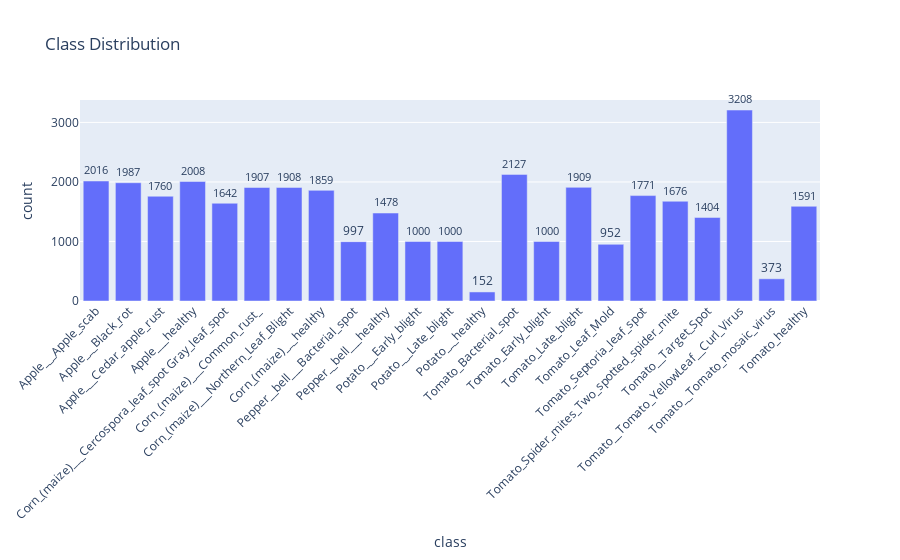

The notebook cell saved with this chart:
### Code cell
count = Counter(labels)

df = pd.DataFrame(sorted(count.items(), key=lambda x: x[0]), columns=["class", "count"])

fig = px.bar(df, x="class", y="count", title="Class Distribution", text="count")
fig.update_traces(textposition="outside", cliponaxis=False)
fig.update_layout(xaxis_tickangle=-45)

display(fig)

### Figure 1 — Plotly figure (JSON) as saved in the notebook; plotly's stock layout.template omitted (floating-point values rounded to 4 significant figures)
{"data": [{"cliponaxis": false, "hovertemplate": "class=%{x}<br>count=%{text}<extra></extra>", "legendgroup": "", "marker": {"color": "#636efa", "pattern": {"shape": ""}}, "name": "", "orientation": "v", "showlegend": false, "text": [2016.0, 1987.0, 1760.0, 2008.0, 1642.0, 1907.0, 1908.0, 1859.0, 997.0, 1478.0, 1000.0, 1000.0, 152.0, 2127.0, 1000.0, 1909.0, 952.0, 1771.0, 1676.0, 1404.0, 3208.0, 373.0, 1591.0], "textposition": "outside", "type": "bar", "x": ["Apple___Apple_scab", "Apple___Black_rot", "Apple___Cedar_apple_rust", "Apple___healthy", "Corn_(maize)___Cercospora_leaf_spot Gray_leaf_spot", "Corn_(maize)___Common_rust_", "Corn_(maize)___Northern_Leaf_Blight", "Corn_(maize)___healthy", "Pepper__bell___Bacterial_spot", "Pepper__bell___healthy", "Potato___Early_blight", "Potato___Late_blight", "Potato___healthy", "Tomato_Bacterial_spot", "Tomato_Early_blight", "Tomato_Late_blight", "Tomato_Leaf_Mold", "Tomato_Septoria_leaf_spot", "Tomato_Spider_mites_Two_spotted_spider_mite", "Tomato__Target_Spot", "Tomato__Tomato_YellowLeaf__Curl_Virus", "Tomato__Tomato_mosaic_virus", "Tomato_healthy"], "xaxis": "x", "y": [2016, 1987, 1760, 2008, 1642, 1907, 1908, 1859, 997, 1478, 1000, 1000, 152, 2127, 1000, 1909, 952, 1771, 1676, 1404, 3208, 373, 1591], "yaxis": "y"}], "layout": {"barmode": "relative", "legend": {"tracegroupgap": 0}, "title": {"text": "Class Distribution"}, "xaxis": {"anchor": "y", "domain": [0, 1], "tickangle": -45, "title": {"text": "class"}}, "yaxis": {"anchor": "x", "domain": [0, 1], "title": {"text": "count"}}}}
